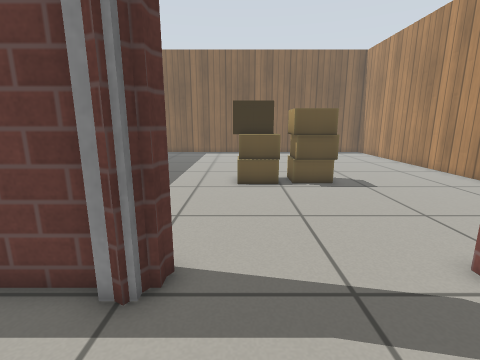
[1] (above)

19 first-person views from a walk through a Gazebo world. The camera is 0.72 m above the floor, tilts 12° down and sees 85° across. The lines on the ground mark 1 m squares. The floor is counted in squares, 0.25 m on a side. Each view is taken from the middle of a square. On the plan, view 1 faces up. The plan holds only what a view shows up to about 19 squares ahead; the rest is blank. The place goes on beyond the plan. Gazebo's built-in surfaces are drawn with simple patterns.

[2]
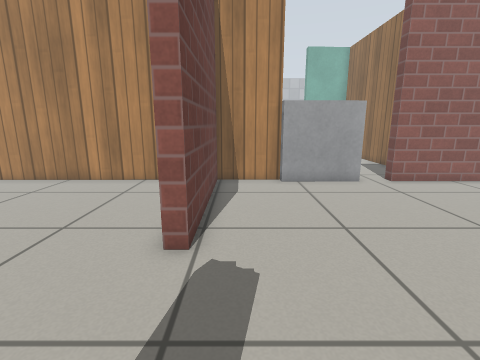

[3]
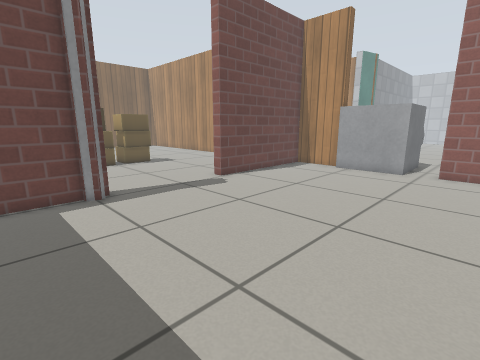

[4]
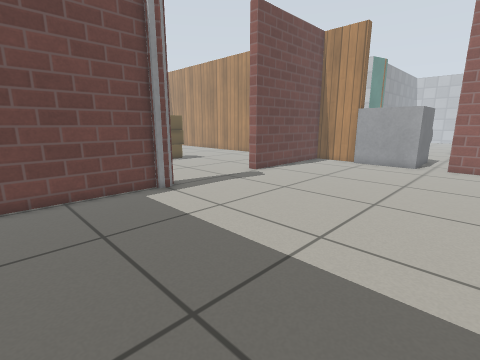

[5]
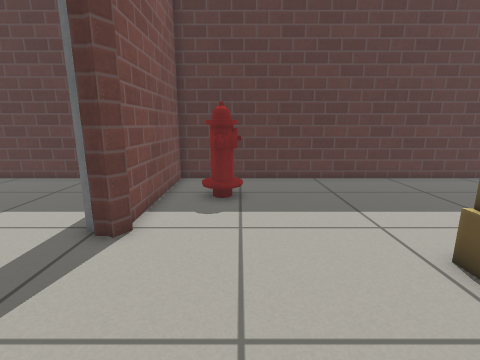

[6]
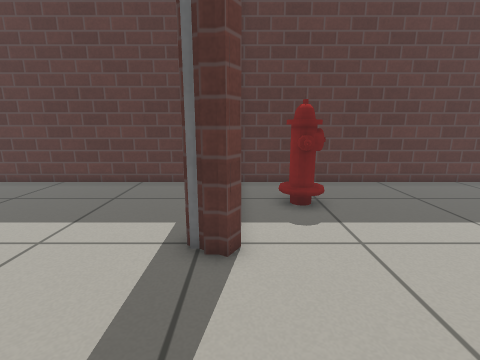

[7]
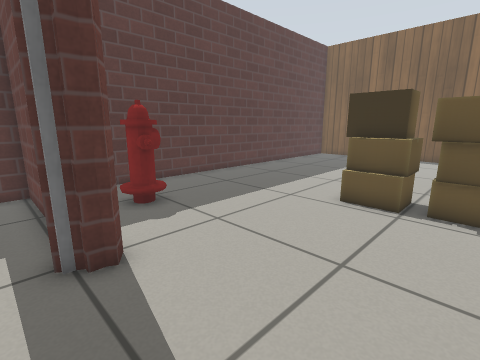

[8]
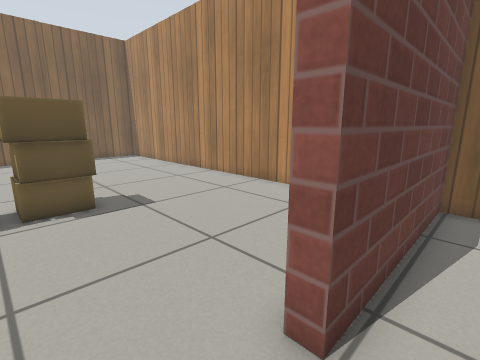

[9]
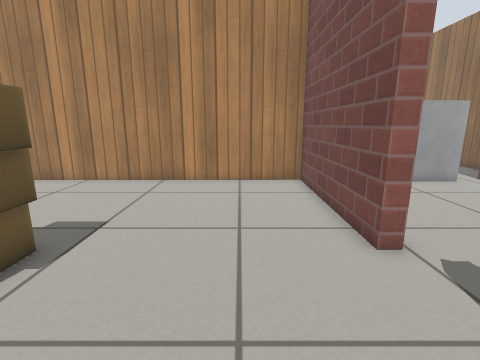

[10]
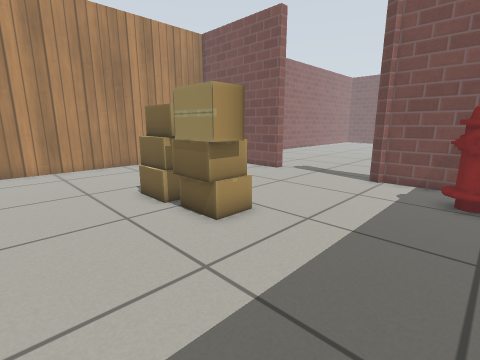

[11]
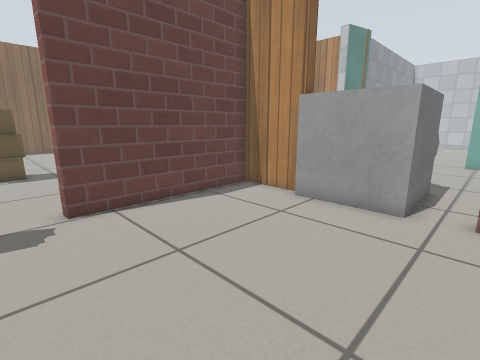

[12]
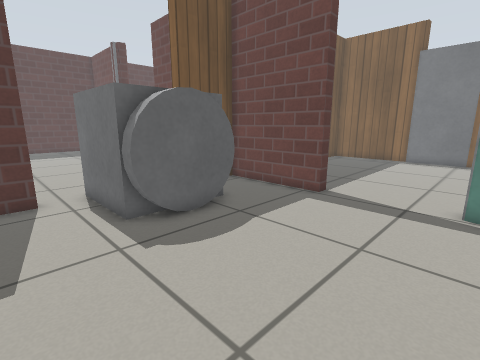

[13]
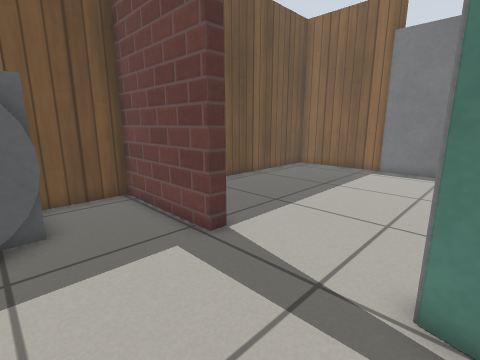

[14]
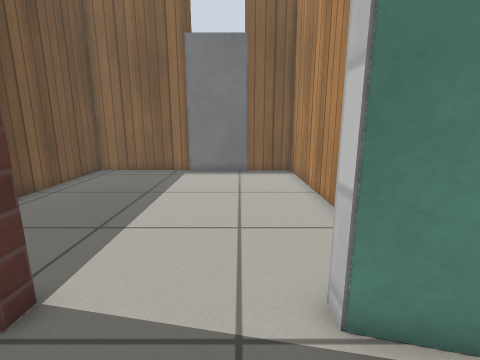

[15]
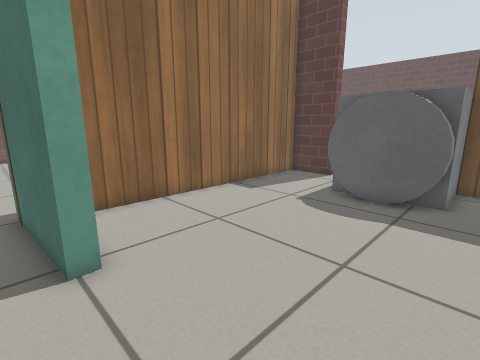

[16]
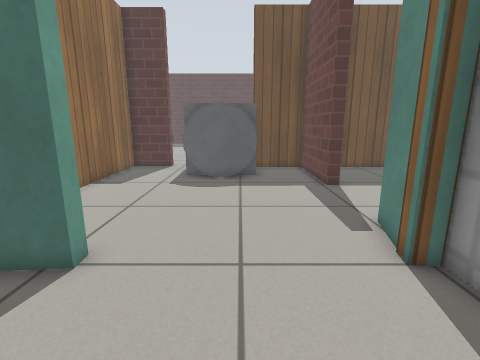

[17]
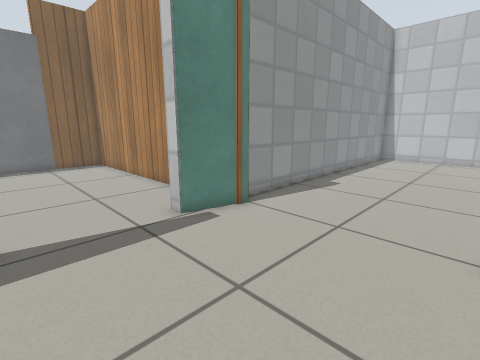

[18]
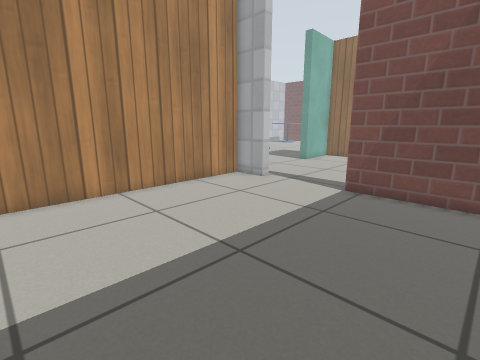

[19]
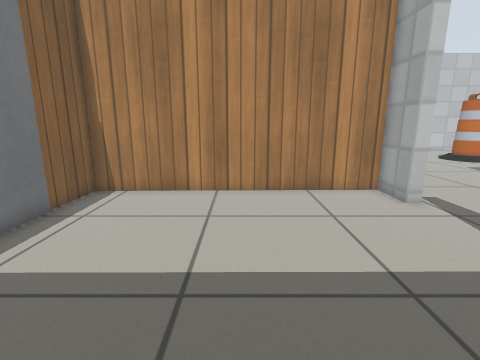

### Floor plan
Ten units are one square. View 1 is at (0, 0); x grows to the right and y downward. Boxes are objects, and circles mark ways between rooms. Rooms are numbered by the first view taken in them; rooms with no view inside come last. Other rooms are left out.
<svg viewBox="-95 -200 505 281">
<path fill="none" stroke="#000" d="M-16 -37 -23 -37M-16 -43 -19 -37 -24 -40M-23 -42 -90 -42 -90 71M-19 -51 -14 -48 -14 -41M132 -9 126 -9 126 -42 47 -42 47 -48M122 75 122 48 128 48M47 -48 126 -48 125 -195M-90 -195 -90 -48 -19 -48M187 -48 187 -42 132 -42 132 -9M256 41 256 34M261 -35 234 -42 234 -48M128 48 128 74 245 74M256 34 262 34 264 76M261 -42 260 -35M405 -42 260 -42M189 -175 131 -175 132 -69M234 -48 254 -48 252 -173 224 -175M143 -48 187 -48"/>
<rect x="-65" y="-85" width="20" height="20" fill="#bbb"><title>fire hydrant</title></rect>
<rect x="-5" y="-135" width="30" height="10" fill="#bbb"><title>cardboard box</title></rect>
<rect x="-5" y="-145" width="20" height="10" fill="#bbb"><title>cardboard box</title></rect>
<rect x="15" y="-145" width="10" height="10" fill="#bbb"><title>cardboard box</title></rect>
<rect x="25" y="-135" width="20" height="20" fill="#bbb"><title>cardboard box</title></rect>
<rect x="25" y="-145" width="20" height="10" fill="#bbb"><title>cardboard box</title></rect>
<rect x="45" y="-145" width="10" height="20" fill="#bbb"><title>cardboard box</title></rect>
<rect x="115" y="-15" width="60" height="50" fill="#bbb"><title>other object</title></rect>
<rect x="185" y="-185" width="40" height="20" fill="#bbb"><title>door leaf</title></rect>
<circle cx="15" cy="-45" r="3" fill="#2a7"/>
<circle cx="130" cy="20" r="3" fill="#2a7"/>
<circle cx="260" cy="0" r="3" fill="#2a7"/>
<circle cx="210" cy="-45" r="3" fill="#2a7"/>
<text x="20" y="20">1</text>
<text x="20" y="-130">2</text>
<text x="200" y="10">3</text>
<text x="330" y="20">4</text>
<text x="190" y="-120">5</text>
</svg>
Room 1 opens to room 2. Room 1 opens to room 3. Room 3 opens to room 4. Room 3 opens to room 5.

Where each view was taken, in squares from view 1:
view 1: 0 up, 0 right, facing up
view 2: 3 up, 1 left, facing right
view 3: 7 down, 5 left, facing up-right
view 4: 7 down, 8 left, facing up-right
view 5: 8 up, 5 right, facing left
view 6: 5 up, 4 right, facing left
view 7: 3 up, 4 right, facing up-left
view 8: 3 up, 2 right, facing up-right
view 9: 8 up, 1 left, facing right
view 10: 19 up, 6 left, facing down-right
view 11: 5 down, 3 right, facing up-right
view 12: 6 down, 24 right, facing up-left
view 13: 0 up, 24 right, facing up-left
view 14: 1 up, 22 right, facing up
view 15: 2 up, 27 right, facing down-left
view 16: 0 up, 31 right, facing left
view 17: 3 down, 19 right, facing up-right
view 18: 16 up, 14 right, facing down-right
view 19: 11 up, 14 right, facing right
